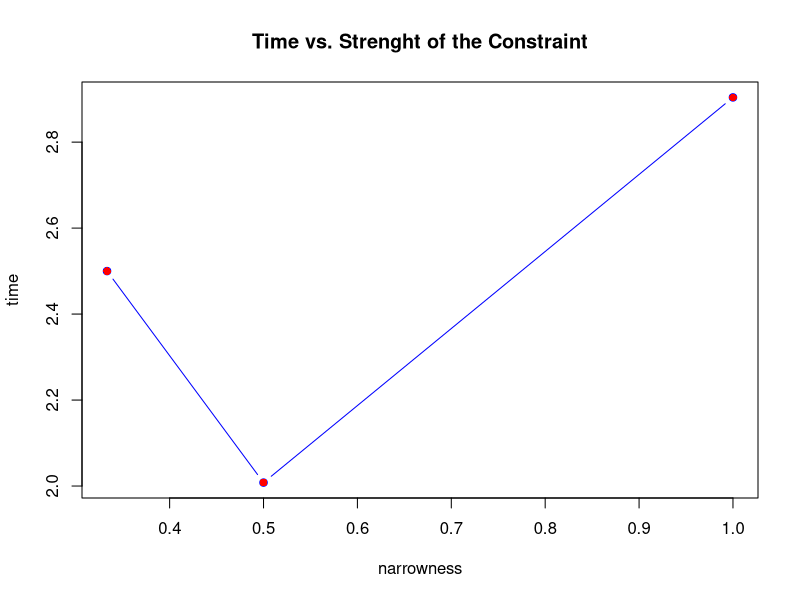

Recreate this plot in R.
rm(list=ls())
gc()


require(msm)


muTab <- read.csv("ExpectedValues.csv",row.names=1,sep=";")[-8,-c(7,8)]
muTab

n0<-read.csv("ExpectedValues.csv",header=TRUE,row.names=1,sep=";")[-8,8]
n0


muCol<-read.csv("ExpectedValues.csv",row.names=1,sep=";")[8,-c(7,8)]
muCol


bounds <- array(NA,c(dim(muTab),2))
dimnames(bounds) <- c(dimnames(muTab),list(c("Lower","Upper")))
bounds[,,1] <- as.matrix(read.csv("lowerBounds.csv",row.names=1,sep=';'))[-8,]
bounds[,,2] <- as.matrix(read.csv("upperBounds.csv",row.names=1,sep=';'))[-8,]
bounds



lowCol<-read.csv("lowerBounds.csv",row.names=1,sep=';')[8,]
lowCol

uppCol<-read.csv("upperBounds.csv",row.names=1,sep=';')[8,]
uppCol
uppCol[6]=0
uppCol

controlCol1 <- matrix(c(lowCol,uppCol),byrow=T,nrow=2)

sdTab <- abs((bounds[,,2]-bounds[,,1])/2)

sampleTables <- function(n0,muTab, bounds,nIter=100,N=10000,controlCol=NULL,controlRow=NULL,sdev=100){
	
	sdTab <- abs((bounds[,,2]-bounds[,,1])/2)
	
	nr<-nrow(muTab)
	nc<-ncol(muTab)
	
	okTab <- array(NA,c(nr,nc,nIter))
	if(is.null(controlRow)) controlRow <- do.call(rbind,lapply(1:nr,function(i){
		if(muTab[i,nc]==0) nc <- which.max(apply(bounds[i,,],1,function(x)diff(range(x))))
		c(bounds[i,nc,1], bounds[i,nc,2])
		}))
    # qui dobbiamo modificare la distribuzione... ci vuole una normale troncata
	if(is.null(controlCol)) controlCol <- do.call(cbind,lapply(1:nc,function(j)range(round(rnorm(N,colSums(muTab),sqrt(colSums(sdTab^2)))))))
	iter <- t <- 1
	while(t <= nIter){
		
		sim <- do.call(rbind,lapply(1:nr,function(i){
			
			rrow <- rep(NA,nc)
			repeat{
				### VARSTOCK structural 0
				if(muTab[i,nc]==0){
					nc <- max(which(muTab[i,-nc]!=0))
					rrow[(1:length(rrow))>nc]<-0
					
					maxTol <- which.max(apply(bounds[i,,],1,function(x)diff(range(x))))
					
					rrow[-c(maxTol,(nc+1):length(rrow))] <- round(rtnorm(nc-1, mean=unlist(muTab[i,-c(maxTol,(nc+1):length(rrow))]), sd=sdev, lower=bounds[i,-c(maxTol,(nc+1):length(rrow)),1],upper=bounds[i,-c(maxTol,(nc+1):length(rrow)),2]),0)

					rrow[maxTol] <- (n0[i]-sum(rrow[-c(maxTol,nc+1:length(rrow))]))
					nc<-maxTol
					}else{ ###VARSTOCK not structural 0
						
						rrow[-(nc:length(rrow))] <- round(rtnorm(nc-1, mean=unlist(muTab[i,-nc]), sd=sdev, lower=bounds[i,-nc,1],upper=bounds[i,-nc,2]),0)
						rrow[nc] <- -(n0[i]-sum(rrow[-nc]))
						#if(i==3)break
						
						}
				if(rrow[nc]>=min(controlRow[i,]) & rrow[nc]<=max(controlRow[i,]))break
				#break
				#if(i>=5)browser()
				#break
				#browser()
				}
				cat("*")
			return(rrow)
			
			}))
		cat("\n")
		totCol <- colSums(sim)
		cond <- sapply(1:nc,function(j)(totCol[j]>=controlCol[1,j] & totCol[j]<=controlCol[2,j]))
		if(all(cond)){
			okTab[,,t]<-sim
			t <- t+1
			print(t)
			}
		iter <- iter + 1
        }
        
      return(list(tabs=okTab,iter=iter))
	}

ptm <- proc.time()	
tab <- sampleTables(n0,muTab,bounds,controlCol=controlCol1)
proc.time() - ptm

tab


# Confronto 

compaTab = function(tab){
  eqv.tab = list()                     # Inizializzo il listone contenente gli indici delle tabelle equivalenti...
  eqv.idx = 0                          # ...e l'indice che le scorre...
  act.tab = 1:dim(tab[[1]])[3]        # Inizializzo indice tabelle attive
  
  while ( length(act.tab) > 0 ){                            # Finché ho tabelle attive...
    ref.tab = act.tab[1]                                    # ...seleziono la prima attiva come tabella di riferimento
    eqv.idx = eqv.idx + 1                                   # ...aggiungo un elemento alla lista delle tabelle equivalenti...  
    eqv.tab[[eqv.idx]] = ref.tab                            # ...lo inizializzo...
    names(eqv.tab)[eqv.idx] <- paste("Table", ref.tab)      # ...lo battezzo...
    act.tab = act.tab[-1]                                   # ...lo rimuovo dalla lista della tabelle attive
    act.idx = act.tab                                       # Salva gli indici per il ciclo <for> successivo... 
    for (j in act.idx){                                     # Confronto la prima ancora attiva con tutte le successive ancora attive...
      if ( all(tab[[1]][,,ref.tab] == tab[[1]][,,j]) ){     # ...se uguale...
        eqv.tab[[eqv.idx]] = c(eqv.tab[[eqv.idx]], j)       # ...aggiungo l'indice attuale al mucchio...
        act.tab = setdiff(act.tab, j)                       # ...e lo rimuovo da quelle attive...
      }
    }  
  }
  return(eqv.tab)
}

out <- compaTab(tab)
out

# Per avere le frequenze...
as.matrix(lapply(out, length))

Scenario <- read.csv("ValoriItalia.csv",sep=";",row.names=1)[,-(7:9)]


rmse <- do.call(rbind,lapply(1:dim(tab[[1]])[3],function(t)sqrt((sum((tab[[1]][,,t]-Scenario)^2))/(length(tab[[1]][,,t])))))
rrmse <- do.call(rbind,lapply(1:dim(tab[[1]])[3],function(t)sqrt((sum(((tab[[1]][,,t]-Scenario)/(Scenario+0.0000000001))^2))/(length(tab[[1]][,,t])))))


## SBAGLIATE
#rmse <- sqrt(sum(unlist(lapply(tab[[1]],function(t)sum((t-Scenario)^2)))))
#rmse <- sqrt(unlist(lapply(tab[[1]],function(t)sum((t-Scenario)^2))))

#rrmse <- sqrt(sum(unlist(lapply(tab[[1]],function(t)sum(((t-Scenario)^2)/abs(Scenario))))))

den <- 1:3
reject <- rmse <- rrmse <- time <- rep(NA,length(den))

for(i in 1:length(den)){
	print(i)
#	controlCol <- do.call(cbind,lapply(1:ncol(muTab),function(j)range(round(rnorm(10000,colSums(muTab),sqrt(colSums(sdTab^2))/den[i])))))
	time[i]<-system.time(res <- sampleTables(n0,muTab,bounds,controlCol=controlCol1))[3]
	rmse[i] <- do.call(rbind,lapply(1:dim(tab[[1]])[3],function(t)sqrt((sum((tab[[1]][,,t]-Scenario)^2))/(length(tab[[1]][,,t])))))
	rrmse[i] <- do.call(rbind,lapply(1:dim(tab[[1]])[3],function(t)sqrt((sum(((tab[[1]][,,t]-Scenario)/(Scenario+0.0000000001))^2))/(length(tab[[1]][,,t])))))
#	rmse[i] <- sqrt(sum(unlist(lapply(res[[1]],function(t)sum((t-Scenario)^2)))))
	reject[i] <- res[[2]]
	gc()
	}
plot(1/den,time,type="b",col="blue",main="Time vs. Strenght of the Constraint",xlab="narrowness")
points(1/den,time,col="red",pch=16)
